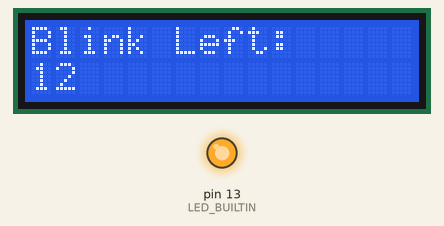
Simulated run of this sketch. Board: Arduino Uno, built with avr-gcc and run on an emulated ATmega328P. On the bench: 16×2 character LCD, output pins drawn as LEDs (lit = HIGH).

Above: at 0.21 s.
At 1.72 s:
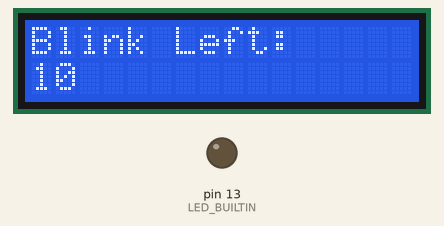
At 3.53 s:
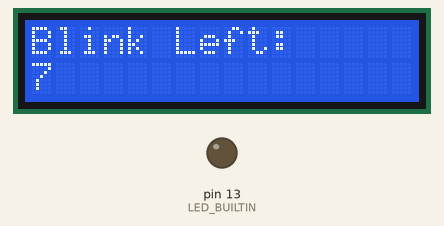
At 7.4 s:
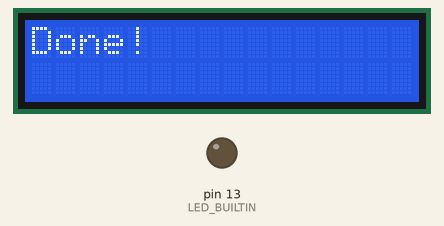
Timing chart, 0 to 40.0 s (numbered marks = the images above):
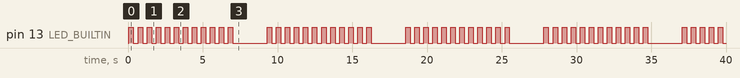

The sketch:

LED_screen_countdown.ino
```cpp
#include <LiquidCrystal.h>

LiquidCrystal lcd(12, 11, 5, 4, 3, 2);

void setup()
{
  pinMode(LED_BUILTIN, OUTPUT);
  lcd.begin(16, 2);
}

void loop()
{
  for (int count = 12; count >= 1; count--)
  {
    lcd.clear();

    lcd.setCursor(0, 0);
    lcd.print("Blink Left:");

    lcd.setCursor(0, 1);
    lcd.print(count);

    digitalWrite(LED_BUILTIN, HIGH);
    delay(300);

    digitalWrite(LED_BUILTIN, LOW);
    delay(300);
  }

  lcd.clear();
  lcd.print("Done!");
  delay(2000);
}
```

Measured:
- by itself, pin 13 (LED_BUILTIN): moves between LOW and HIGH, repeating every 9.3 s
- by itself, everything shown: repeats every 9.3 s, in 25 steps
- what the display in image 1 shows lasts 0.6 s, from 1.3 s to 1.9 s
